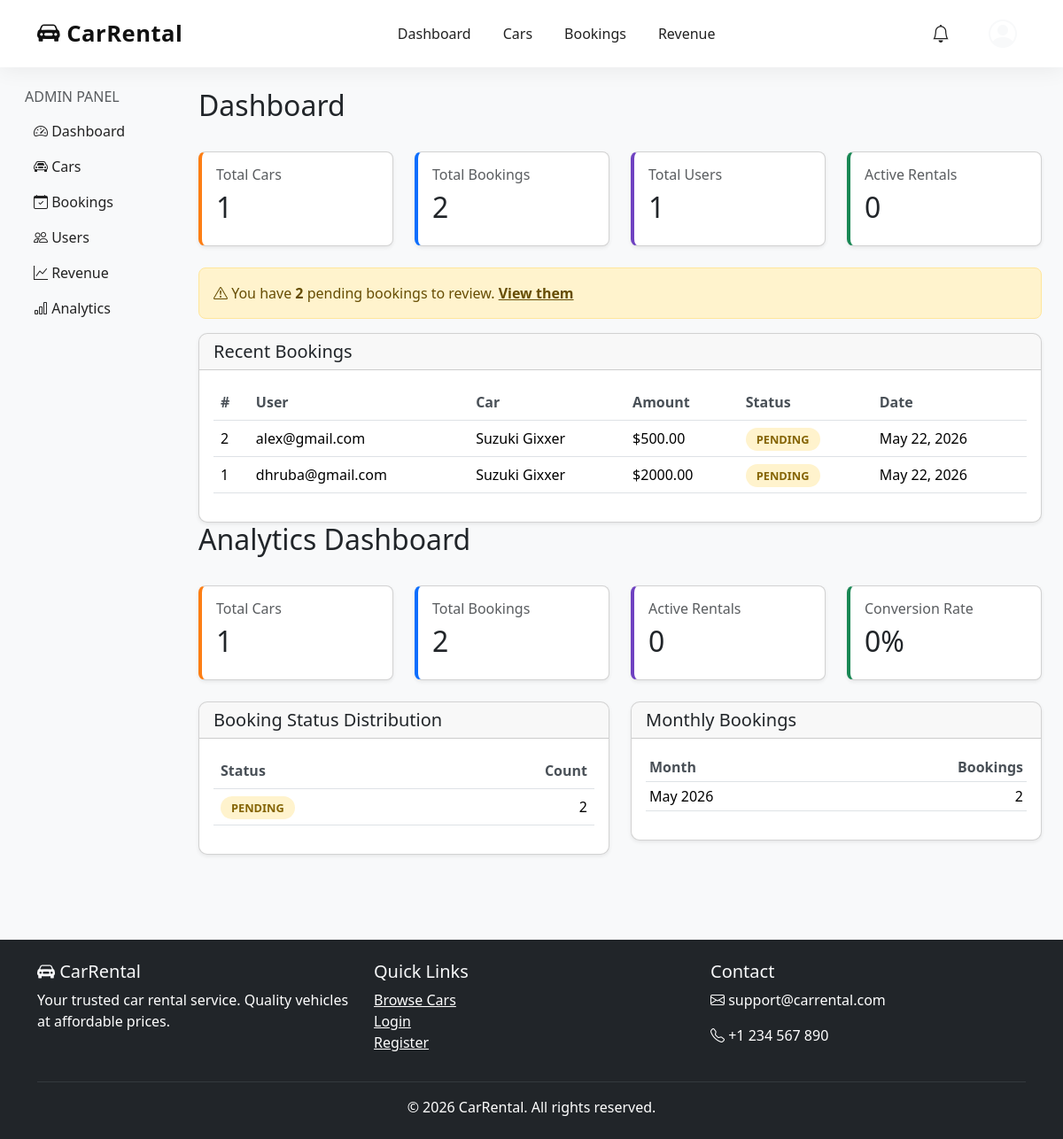
The app's page /dashboard/ (signed in), older data.
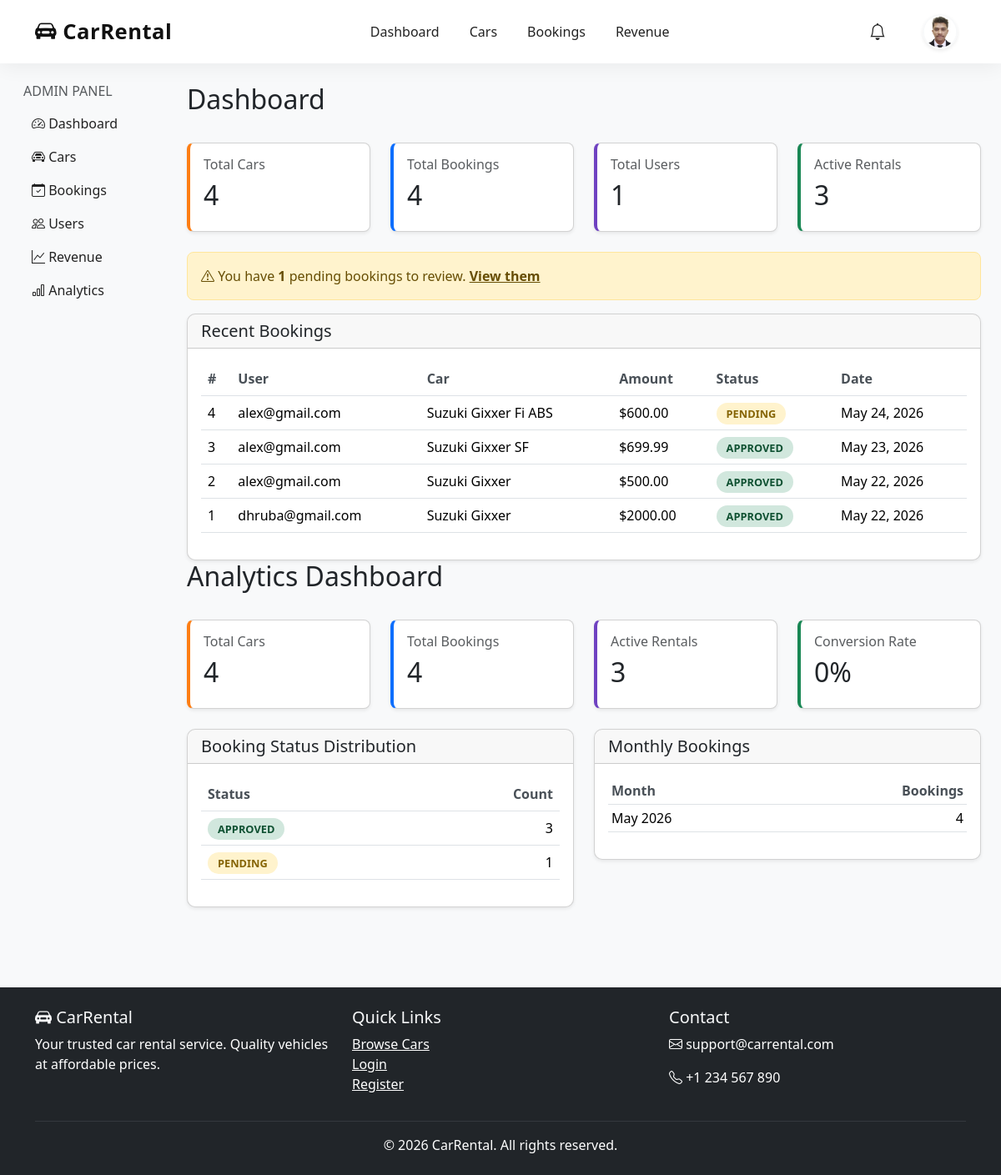
The same page, newer data.
### bookings/models.py (models this page shows, shortened)
class Booking(models.Model):
    STATUS_CHOICES = [
        ('pending', 'Pending'),
        ('approved', 'Approved'),
        ('rejected', 'Rejected'),
        ('completed', 'Completed'),
        ('cancelled', 'Cancelled'),
    ]
    PAYMENT_CHOICES = [
        ('cash', 'Cash'),
        ('online', 'Online'),
        ('pending', 'Pending'),
    ]
    user = models.ForeignKey(User, on_delete=models.CASCADE, related_name='bookings')
    car = models.ForeignKey(Car, on_delete=models.CASCADE, related_name='bookings')
    start_date = models.DateField()
    end_date = models.DateField()
    total_days = models.IntegerField(editable=False)
    total_amount = models.DecimalField(max_digits=10, decimal_places=2, editable=False)
    driver_service = models.BooleanField(default=False)
    insurance = models.BooleanField(default=False)
    gps = models.BooleanField(default=False)
    extra_charges = models.DecimalField(max_digits=10, decimal_places=2, default=0.00, editable=False)
    grand_total = models.DecimalField(max_digits=10, decimal_places=2, editable=False)
    status = models.CharField(max_length=20, choices=STATUS_CHOICES, default='pending')
    payment_status = models.CharField(max_length=20, choices=PAYMENT_CHOICES, default='pending')
    admin_notes = models.TextField(blank=True, null=True)
    created_at = models.DateTimeField(auto_now_add=True)
    updated_at = models.DateTimeField(auto_now=True)
    class Meta:
        ordering = ['-created_at']

### accounts/models.py (models this page shows, shortened)
class User(AbstractUser):
    email = models.EmailField(unique=True)
    phone = models.CharField(max_length=20, blank=True, null=True)
    is_blocked = models.BooleanField(default=False)
    USERNAME_FIELD = 'email'
    REQUIRED_FIELDS = ['username']

class Profile(models.Model):
    user = models.OneToOneField(User, on_delete=models.CASCADE, related_name='profile')
    profile_picture = models.ImageField(upload_to='profiles/', blank=True, null=True)
    driving_license = models.ImageField(upload_to='licenses/', blank=True, null=True)
    phone = models.CharField(max_length=20, blank=True, null=True)
    address = models.TextField(blank=True, null=True)
    city = models.CharField(max_length=100, blank=True, null=True)
    state = models.CharField(max_length=100, blank=True, null=True)
    zip_code = models.CharField(max_length=20, blank=True, null=True)
    saved_addresses = models.TextField(blank=True, null=True, help_text="Comma separated addresses")
    created_at = models.DateTimeField(auto_now_add=True)
    updated_at = models.DateTimeField(auto_now=True)

### cars/models.py (models this page shows, shortened)
class Car(models.Model):
    FUEL_CHOICES = [
        ('petrol', 'Petrol'),
        ('diesel', 'Diesel'),
        ('ev', 'Electric'),
        ('hybrid', 'Hybrid'),
    ]
    TRANSMISSION_CHOICES = [
        ('manual', 'Manual'),
        ('auto', 'Automatic'),
    ]
    STATUS_CHOICES = [
        ('available', 'Available'),
        ('booked', 'Booked'),
        ('maintenance', 'Maintenance'),
    ]
    brand = models.CharField(max_length=100)
    model = models.CharField(max_length=100)
    year = models.IntegerField()
    seats = models.IntegerField(default=5)
    fuel_type = models.CharField(max_length=20, choices=FUEL_CHOICES)
    transmission = models.CharField(max_length=20, choices=TRANSMISSION_CHOICES)
    mileage = models.CharField(max_length=50, blank=True, help_text="e.g. 18 km/l")
    rent_per_day = models.DecimalField(max_digits=10, decimal_places=2)
    rent_per_hour = models.DecimalField(max_digits=10, decimal_places=2, blank=True, null=True)
    description = models.TextField(blank=True)
    location = models.CharField(max_length=200, blank=True)
    status = models.CharField(max_length=20, choices=STATUS_CHOICES, default='available')
    is_featured = models.BooleanField(default=False)
    created_at = models.DateTimeField(auto_now_add=True)
    updated_at = models.DateTimeField(auto_now=True)
    class Meta:
        ordering = ['-created_at']

### dashboard/views.py (the view)
# urls.py: path('', views.dashboard_home, name='dashboard_home'),
@staff_member_required
def dashboard_home(request):
    total_cars = Car.objects.count()
    total_bookings = Booking.objects.count()
    total_users = User.objects.filter(is_staff=False).count()
    active_rentals = Booking.objects.filter(status='approved').count()
    pending_bookings = Booking.objects.filter(status='pending').count()
    recent_bookings = Booking.objects.select_related('user', 'car').order_by('-created_at')[:5]
    total_car_views = 0
    conversion_rate = 0
    if total_car_views > 0:
        conversion_rate = round((total_bookings / total_car_views) * 100, 2)
    booking_status_counts = Booking.objects.values('status').annotate(count=Count('id'))
    monthly_bookings = Booking.objects.annotate(month=TruncMonth('created_at')).values('month').annotate(count=Count('id')).order_by('month')
    return render(request, 'dashboard/home.html', {
        'total_cars': total_cars,
        'total_bookings': total_bookings,
        'total_users': total_users,
        'active_rentals': active_rentals,
        'pending_bookings': pending_bookings,
        'recent_bookings': recent_bookings,
        'conversion_rate': conversion_rate,
        'booking_status_counts': booking_status_counts,
        'monthly_bookings': monthly_bookings,
    })

### templates/dashboard/home.html (shortened to what the changed rows need)
{% extends 'dashboard/base_admin.html' %}
{% block admin_content %}
<div class="d-flex justify-content-between align-items-center mb-4">
    <h2>Dashboard</h2>
</div>
<div class="row">
    <div class="col-md-3 mb-4">
        <div class="card stat-card cars shadow-sm">
            <div class="card-body">
                <h6 class="text-muted">Total Cars</h6>
                <h2>{{ total_cars }}</h2>
            </div>
        </div>
    </div>
    <div class="col-md-3 mb-4">
        <div class="card stat-card bookings shadow-sm">
            <div class="card-body">
                <h6 class="text-muted">Total Bookings</h6>
                <h2>{{ total_bookings }}</h2>
            </div>
        </div>
    </div>
    <div class="col-md-3 mb-4">
        <div class="card stat-card users shadow-sm">
            <div class="card-body">
                <h2>{{ total_users }}</h2>
            </div>
        </div>
    </div>
    <div class="col-md-3 mb-4">
        <div class="card stat-card revenue shadow-sm">
            <div class="card-body">
                <h6 class="text-muted">Active Rentals</h6>
                <h2>{{ active_rentals }}</h2>
            </div>
        </div>
    </div>
</div>
{% if pending_bookings > 0 %}
<div class="alert alert-warning">
    <i class="bi bi-exclamation-triangle"></i> You have <strong>{{ pending_bookings }}</strong> pending bookings to review. <a href="{% url 'admin_bookings' %}?status=pending" class="alert-link">View them</a>
</div>
{% endif %}
<div class="card shadow-sm">
    <div class="card-body">
        <table class="table">
            <thead>
                <tr>
                    <th>#</th>
                    <th>User</th>
                    <th>Car</th>
                    <th>Amount</th>
                    <th>Status</th>
                    <th>Date</th>
                </tr>
            </thead>
            <tbody>
                {% for booking in recent_bookings %}
                <tr>
                    <td>{{ booking.id }}</td>
                    <td>{{ booking.user.email }}</td>
                    <td>{{ booking.car.brand }} {{ booking.car.model }}</td>
                    <td>${{ booking.grand_total }}</td>
                    <td><span class="booking-status status-{{ booking.status }}">{{ booking.status }}</span></td>
                    <td>{{ booking.created_at|date:"M d, Y" }}</td>
                </tr>
                {% empty %}
                <tr><td colspan="6" class="text-center text-muted">No bookings yet.</td></tr>
                {% endfor %}
            </tbody>
        </table>
    </div>
</div>
<div class="d-flex justify-content-between align-items-center mb-4">
    <h2>Analytics Dashboard</h2>
</div>
<div class="row">
    <div class="col-md-3 mb-4">
        <div class="card stat-card cars shadow-sm"><div class="card-body"><h6 class="text-muted">Total Cars</h6><h2>{{ total_cars }}</h2></div></div>
    </div>
    <div class="col-md-3 mb-4">
        <div class="card stat-card bookings shadow-sm"><div class="card-body"><h6 class="text-muted">Total Bookings</h6><h2>{{ total_bookings }}</h2></div></div>
    </div>
    <div class="col-md-3 mb-4">
        <div class="card stat-card users shadow-sm"><div class="card-body"><h6 class="text-muted">Active Rentals</h6><h2>{{ active_rentals }}</h2></div></div>
    </div>
    <div class="col-md-3 mb-4">
        <div class="card stat-card revenue shadow-sm"><div class="card-body"><h6 class="text-muted">Conversion Rate</h6><h2>{{ conversion_rate }}%</h2></div></div>
    </div>
</div>
<div class="row">
    <div class="col-md-6 mb-4">
        <div class="card shadow-sm">
            <div class="card-body">
                <table class="table">
                    <thead><tr><th>Status</th><th class="text-end">Count</th></tr></thead>
                    <tbody>
                        {% for item in booking_status_counts %}
                        <tr>
                            <td><span class="booking-status status-{{ item.status }}">{{ item.status }}</span></td>
                            <td class="text-end">{{ item.count }}</td>
                        </tr>
                        {% empty %}
                        <tr><td colspan="2" class="text-center text-muted">No bookings yet.</td></tr>
                        {% endfor %}
                    </tbody>
                </table>
            </div>
        </div>
    </div>
    <div class="col-md-6 mb-4">
        <div class="card shadow-sm">
            <div class="card-body">
                <table class="table table-sm">
                    <thead><tr><th>Month</th><th class="text-end">Bookings</th></tr></thead>
                    <tbody>
                        {% for item in monthly_bookings %}
                        <tr>
                            <td>{{ item.month|date:"F Y" }}</td>
                            <td class="text-end">{{ item.count }}</td>
                        </tr>
                        {% empty %}
                        <tr><td colspan="2" class="text-center text-muted">No data yet.</td></tr>
                        {% endfor %}
                    </tbody>
                </table>
            </div>
        </div>
    </div>
</div>
{% endblock %}

### templates/admin.html (shortened to what this page needs)
<!DOCTYPE html>
<html lang="en">
<head>
    <link href="https://cdn.jsdelivr.net/npm/bootstrap@5.3.2/dist/css/bootstrap.min.css" rel="stylesheet">
    <link rel="stylesheet" href="https://cdn.jsdelivr.net/npm/bootstrap-icons@1.11.1/font/bootstrap-icons.css">
    {% load static %}
    <link rel="stylesheet" href="{% static 'css/style.css' %}">
</head>
<body>
    <nav class="navbar navbar-expand-lg custom-navbar sticky-top">
    <div class="container">
        <a class="navbar-brand fw-bold" href="{% url 'dashboard_home' %}">
            <i class="bi bi-car-front-fill"></i> CarRental
        </a>
        <div class="collapse navbar-collapse" id="navbarNav">
            <ul class="navbar-nav mx-auto">
                <li class="nav-item">
                    <a class="nav-link nav-animate" href="{% url 'dashboard_home' %}">
                        Dashboard
                    </a>
                </li>
                <li class="nav-item">
                    <a class="nav-link nav-animate" href="{% url 'admin_cars' %}">
                        Cars
                    </a>
                </li>
                {% if user.is_authenticated %}
                <li class="nav-item">
                    <a class="nav-link nav-animate" href="{% url 'admin_bookings' %}">
                        Bookings
                    </a>
                </li>
                {% endif %}
                <li class="nav-item">
                    <a class="nav-link nav-animate" href="{% url 'revenue_dashboard' %}">
                        Revenue
                    </a>
                </li>
            </ul>
            <ul class="navbar-nav align-items-center">
                {% if user.is_authenticated %}
                <li class="nav-item dropdown me-3">
    <a class="nav-link position-relative"
    href="#"
    role="button"
    data-bs-toggle="dropdown">
        <i class="bi bi-bell fs-5"></i>
    </a>
</li>
                <li class="nav-item dropdown">
    <a class="nav-link dropdown-togglea border-0 p-0"
       href="#"
       data-bs-toggle="dropdown">
        {% if user.profile.profile_picture %}
            <img src="{{ user.profile.profile_picture.url }}"
                 alt="Profile"
                 width="42"
                 height="42"
                 class="rounded-circle object-fit-cover border border-2 border-light shadow-sm">
        {% else %}
            <i class="bi bi-person-circle fs-2 text-light"></i>
        {% endif %}
    </a>
</li>
                {% endif %}
            </ul>
        </div>
    </div>
</nav>
    {% block content %}{% endblock %}
    <footer class="bg-dark text-light py-4 mt-5">
        <div class="container">
            <div class="row">
                <div class="col-md-4">
                    <h5><i class="bi bi-car-front-fill"></i> CarRental</h5>
                    <p class="text-white">Your trusted car rental service. Quality vehicles at affordable prices.</p>
                </div>
                <div class="col-md-4">
                    <h5>Quick Links</h5>
                    <ul class="list-unstyled">
                        <li><a href="{% url 'car_list' %}" class="text-white important">Browse Cars</a></li>
                        <li><a href="{% url 'login' %}" class="text-white">Login</a></li>
                        <li><a href="{% url 'register' %}" class="text-white">Register</a></li>
                    </ul>
                </div>
                <div class="col-md-4">
                    <h5>Contact</h5>
                    <p class="text-white"><i class="bi bi-envelope"></i> support@carrental.com</p>
                    <p class="text-white"><i class="bi bi-telephone"></i> +1 234 567 890</p>
                </div>
            </div>
            <hr class="border-secondary">
            <p class="text-center text-white mb-0">&copy; 2026 CarRental. All rights reserved.</p>
        </div>
    </footer>
</body>
</html>

Row changes from the older to the newer data that the page shows:
now on this page (row edited): User: profile.profile_picture (picture)
added Booking: id "4", user.email "alex@gmail.com", car.brand "Suzuki", car.model "Gixxer Fi ABS", grand_total "600.00", status "PENDING", created_at "May 24, 2026"
added Booking: id "3", user.email "alex@gmail.com", car.brand "Suzuki", car.model "Gixxer SF", grand_total "699.99", status "APPROVED", created_at "May 23, 2026"
changed Booking id 2: status "PENDING" → "APPROVED"
changed Booking "dhruba@gmail.com": status "PENDING" → "APPROVED"
Text that changed along with them:
{{ total_cars }}: "1" → "4"
{{ total_bookings }}: "2" → "4"
{{ active_rentals }}: "0" → "3"
{{ pending_bookings }}: "2" → "1"
new list line: "APPROVED 3"
new list line: "PENDING 1"
new list line: "May 2026 4"
list line gone: "PENDING 2"
list line gone: "May 2026 2"
